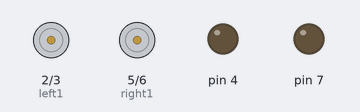
Recording of a sketch running on a simulated Arduino Uno, built with avr-gcc and run on an emulated ATmega328P. Parts: motor-driver pin pairs drawn as motors (green arrow = first pin HIGH = forward, orange = second pin HIGH = backward, longer = more drive), output pins drawn as LEDs (lit = HIGH).

Above: at 0.1 s.
At 0.6 s:
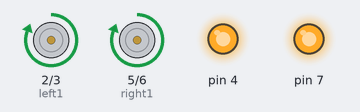
Timing chart, 0 to 2.1 s (numbered marks = the images above):
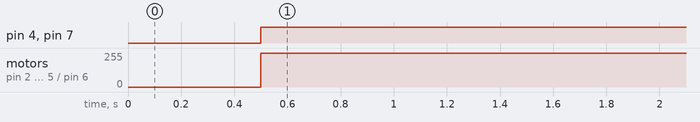

Measured:
- by itself, pin 4, pin 7: LOW → HIGH at 0.50 s
- by itself, motor on pin 2 (left1) / pin 3 (left2), motor on pin 5 (right1) / pin 6 (right2): stopped → forward 255/255 at 0.50 s

The sketch:

test.ino
```cpp
const int pwm_1 = 9;
int left1 = 2, left2 = 3, right1 = 5, right2 = 6;
void motor_control()
{

  digitalWrite(left1, HIGH);
  digitalWrite(left2, LOW);
  digitalWrite(right1, HIGH);
  digitalWrite(right2, LOW);
  analogWrite(4, 245 );
  analogWrite(7, 250 );

}
void setup() {
  Serial.begin(9600);
  pinMode(left1, OUTPUT);
  pinMode(left2, OUTPUT);
  pinMode(right1, OUTPUT);
  pinMode(right2, OUTPUT);
  pinMode(3, OUTPUT);
  pinMode(5, OUTPUT);
  delay(500);
}

void loop() {
  motor_control();
}
```
